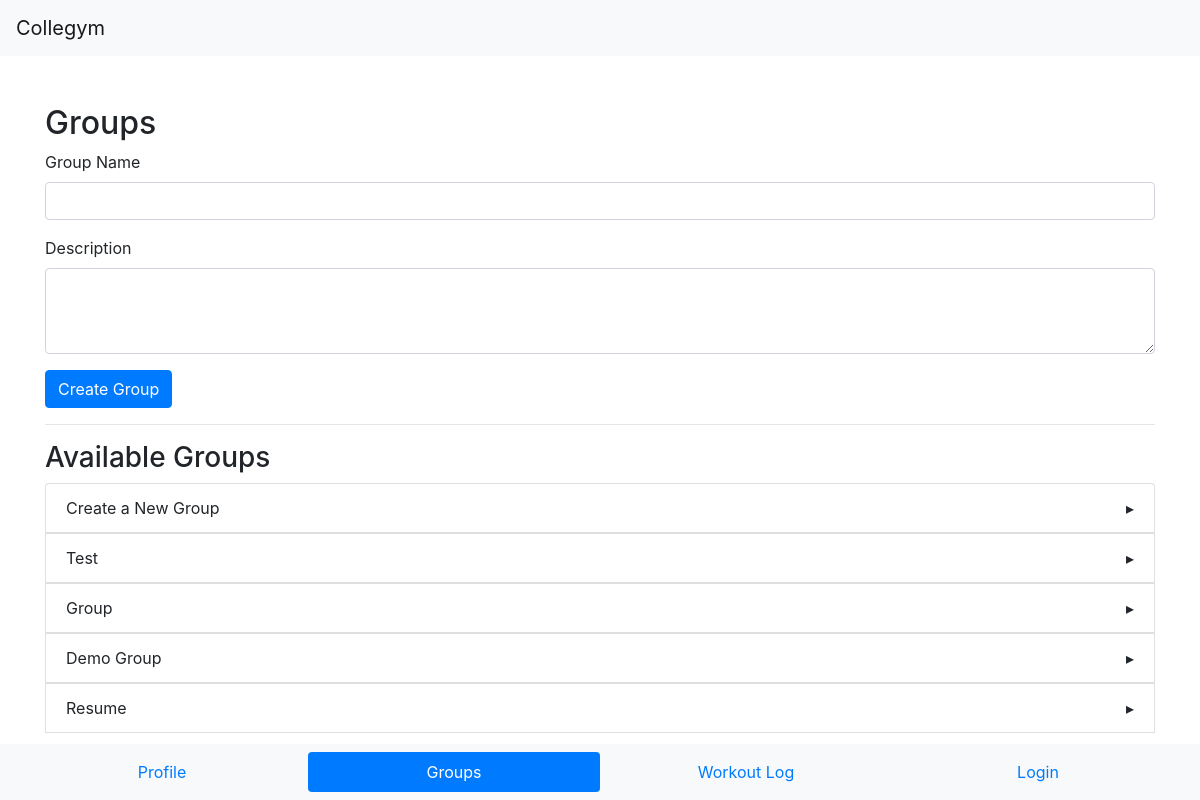
Before: /group/1 (signed in) with the older database file.
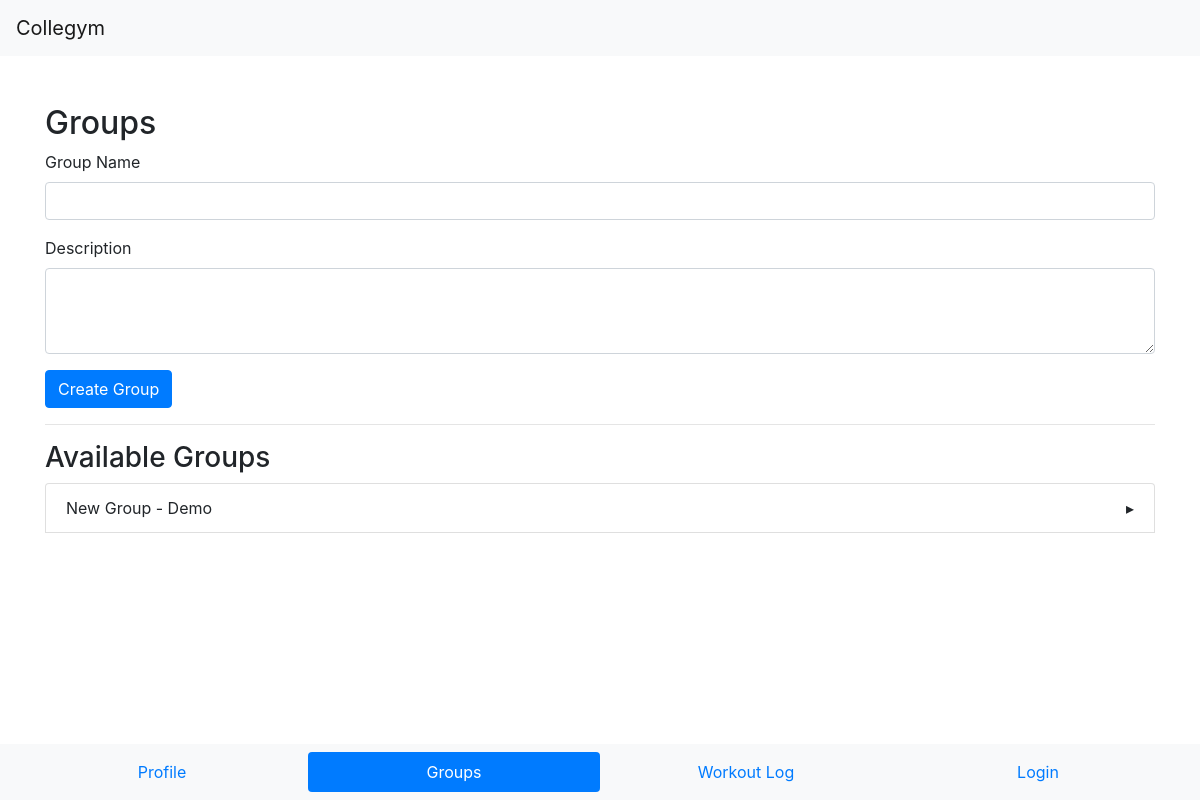
After: the same page with the newer database file.
### models.py (models this page shows)
class Group(db.Model):
    __tablename__ = "groups"
    id = db.Column(db.Integer, primary_key=True)
    name = db.Column(db.String(150), unique=True, nullable=False)
    description = db.Column(db.String(300))
    privacy_settings = db.Column(db.String(300))
    members = db.relationship('GroupMembers', back_populates='group')

### routes.py (the view, shortened to what this page needs)
@main.route("/group/<int:user_id>", methods=["GET", "POST"])
def group(user_id):
    if "user_id" not in session or session["user_id"] != user_id:
        flash("You need to login first", "warning")
        return redirect(url_for("main.login"))
    user_groups = Group.query.join(GroupMembers, Group.id == GroupMembers.group_id) \
                              .filter((GroupMembers.user_id == user_id)) \
                              .all()
    return render_template("group.html", groups=user_groups)

### Templates/group.html (shortened to what this page needs)
<!DOCTYPE html>
<html lang="en">
<head>
    <link href="https://stackpath.bootstrapcdn.com/bootstrap/4.5.2/css/bootstrap.min.css" rel="stylesheet">
</head>
<body>
    <nav class="navbar navbar-expand-lg navbar-light bg-light">
        <a class="navbar-brand" href="#">Collegym</a>
    </nav>
    <div class="container mt-5">
        <h2>Groups</h2>
        <form method="POST" action="{{ url_for('main.group', user_id=session['user_id']) }}">
            <div class="form-group">
                <label for="name">Group Name</label>
                <input type="text" class="form-control" id="name" name="name" required>
            </div>
            <div class="form-group">
                <label for="description">Description</label>
                <textarea class="form-control" id="description" name="description" rows="3" required></textarea>
            </div>
            <button type="submit" class="btn btn-primary">Create Group</button>
        </form>
        <hr>
        <h3>Available Groups</h3>
        <ul class="list-group">
            {% for group in groups %}
            <li class="list-group-item d-flex justify-content-between align-items-center">
                <div>
                    {{ group.name }}
                </div>
                <span class="arrow-icon" data-toggle="collapse" data-target="#group-{{ group.id }}" aria-expanded="false" aria-controls="group-{{ group.id }}">
                    &#9656;
                </span>
            </li>
            {% endfor %}
        </ul>
    </div>
    <nav class="navbar fixed-bottom navbar-light bg-light">
        <ul class="nav nav-pills nav-justified w-100">
            <li class="nav-item">
                <a class="nav-link" href="{{ url_for('main.profile', user_id=session['user_id']) }}">Profile</a>
            </li>
            <li class="nav-item">
                <a class="nav-link active" href="{{ url_for('main.group', user_id=session['user_id']) }}">Groups</a>
            </li>
            <li class="nav-item">
                <a class="nav-link" href="{{ url_for('main.workout_log', user_id=session['user_id']) }}">Workout Log</a>
            </li>
            <li class="nav-item">
                <a class="nav-link" href="{{ url_for('main.login') }}">Login</a>
            </li>
        </ul>
    </nav>
</body>
</html>

### Templates/group.html (style rules this page uses)
body { padding-bottom: 60px; }
.container { max-height: calc(100vh - 60px); overflow-y: auto; }
.arrow-icon { transition: transform 0.3s ease !important; }

Changed rows visible on the page:
removed Group: name "Create a New Group"
removed Group: name "Test"
removed Group: name "Group"
removed Group: name "Demo Group"
removed Group: name "Resume"
now on this page (row edited): Group: name "New Group - Demo"
